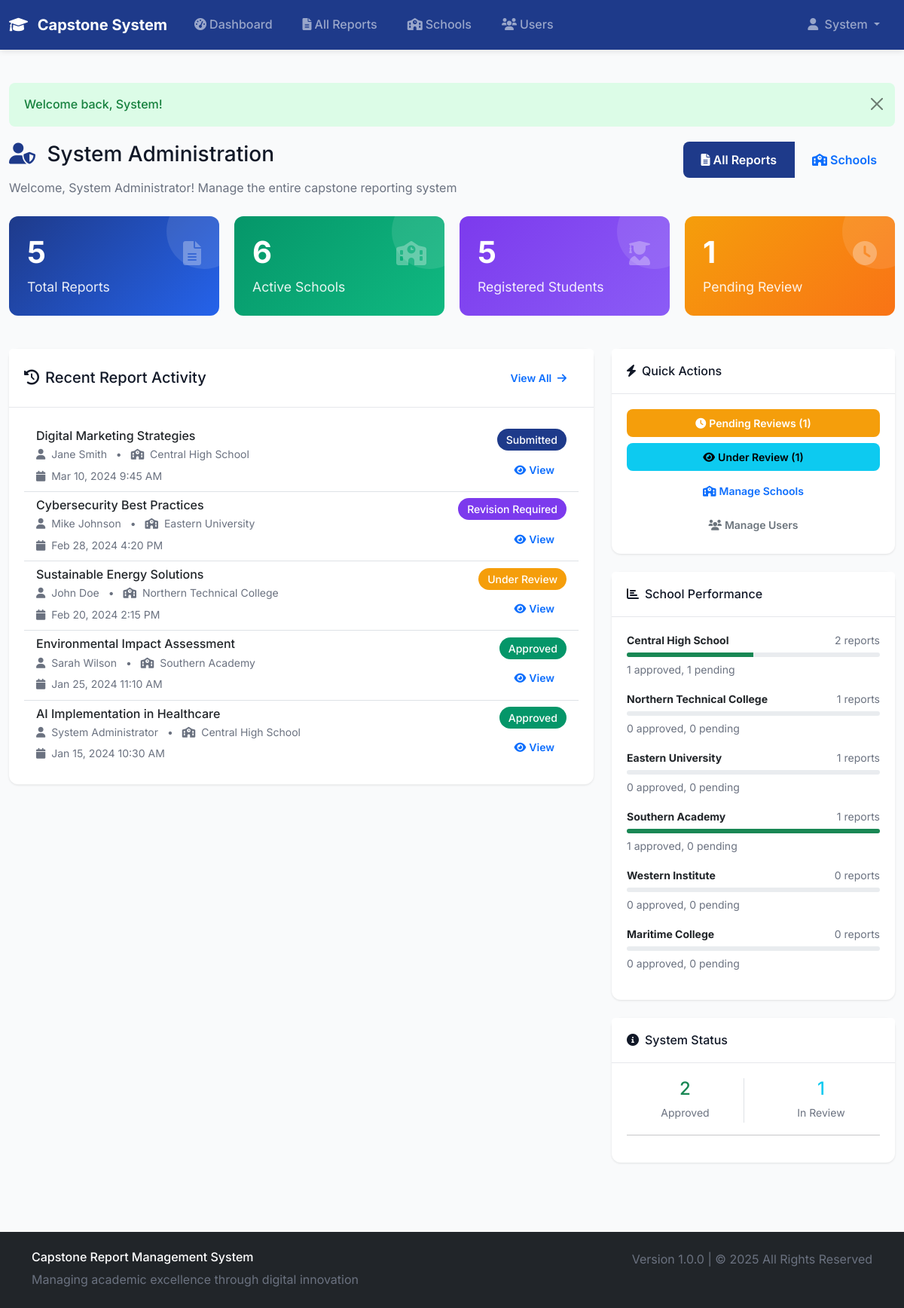
Page /admin/dashboard.php (signed in) on the committed database.
### tables this page shows
CREATE TABLE reports (
    id INT AUTO_INCREMENT PRIMARY KEY,
    title VARCHAR(255) NOT NULL,
    description TEXT,
    student_id INT NOT NULL,
    school_id INT NOT NULL,
    file_path VARCHAR(500),
    file_name VARCHAR(255),
    file_size INT,
    status ENUM('submitted', 'under_review', 'approved', 'rejected', 'revision_required') DEFAULT 'submitted',
    admin_comments TEXT,
    school_comments TEXT,
    submission_date TIMESTAMP DEFAULT CURRENT_TIMESTAMP,
    reviewed_at TIMESTAMP NULL,
    reviewed_by_admin INT,
    reviewed_by_school BOOLEAN DEFAULT FALSE,
    grade VARCHAR(10),
    FOREIGN KEY (student_id) REFERENCES users(id) ON DELETE CASCADE,
    FOREIGN KEY (school_id) REFERENCES schools(id) ON DELETE CASCADE,
    FOREIGN KEY (reviewed_by_admin) REFERENCES users(id) ON DELETE SET NULL
);

CREATE TABLE users (
    id INT AUTO_INCREMENT PRIMARY KEY,
    username VARCHAR(100) UNIQUE NOT NULL,
    email VARCHAR(255) UNIQUE NOT NULL,
    password VARCHAR(255) NOT NULL,
    first_name VARCHAR(100) NOT NULL,
    last_name VARCHAR(100) NOT NULL,
    role ENUM('student', 'admin') NOT NULL,
    student_id VARCHAR(50),
    school_id INT,
    status ENUM('active', 'inactive') DEFAULT 'active',
    created_at TIMESTAMP DEFAULT CURRENT_TIMESTAMP,
    FOREIGN KEY (school_id) REFERENCES schools(id) ON DELETE SET NULL
);

CREATE TABLE schools (
    id INT AUTO_INCREMENT PRIMARY KEY,
    name VARCHAR(255) NOT NULL,
    code VARCHAR(50) UNIQUE NOT NULL,
    email VARCHAR(255) NOT NULL,
    password VARCHAR(255) NOT NULL,
    contact_person VARCHAR(255),
    phone VARCHAR(50),
    address TEXT,
    status ENUM('active', 'inactive') DEFAULT 'active',
    created_at TIMESTAMP DEFAULT CURRENT_TIMESTAMP
);

### config/config.php (called while the page is built, shortened)
<?php
require_once __DIR__ . '/database.php';
require_once __DIR__ . '/../includes/functions.php';
$db = new Database();
?>

### config/database.php (called while the page is built, shortened)
<?php
class Database {
    private $host = DB_HOST;
    private $username = DB_USERNAME;
    private $password = DB_PASSWORD;
    private $database = DB_NAME;
    private $connection;
    private function connect() {
        try {
            $this->connection = new PDO(
                "mysql:host={$this->host};dbname={$this->database};charset=utf8mb4",
                $this->username,
                $this->password,
                [
                    PDO::ATTR_ERRMODE => PDO::ERRMODE_EXCEPTION,
                    PDO::ATTR_DEFAULT_FETCH_MODE => PDO::FETCH_ASSOC,
                    PDO::ATTR_EMULATE_PREPARES => false
                ]
            );
        } catch (PDOException $e) {
            die("Database connection failed: " . $e->getMessage());
        }
    }
    public function query($sql, $params = []) {
        try {
            $stmt = $this->connection->prepare($sql);
            $stmt->execute($params);
            return $stmt;
        } catch (PDOException $e) {
            error_log("Database query error: " . $e->getMessage());
            return false;
        }
    }
    public function fetchAll($sql, $params = []) {
        $stmt = $this->query($sql, $params);
        return $stmt ? $stmt->fetchAll() : [];
    }
    public function fetchOne($sql, $params = []) {
        $stmt = $this->query($sql, $params);
        return $stmt ? $stmt->fetch() : null;
    }
}
?>

### admin/dashboard.php (the view, shortened to what this page needs)
<?php
require_once '../config/config.php';
$stats = [
    'total_reports' => $db->fetchOne("SELECT COUNT(*) as count FROM reports")['count'],
    'total_schools' => $db->fetchOne("SELECT COUNT(*) as count FROM schools WHERE status = 'active'")['count'],
    'total_students' => $db->fetchOne("SELECT COUNT(*) as count FROM users WHERE role = 'student' AND status = 'active'")['count'],
    'pending_review' => $db->fetchOne("SELECT COUNT(*) as count FROM reports WHERE status = 'submitted'")['count'],
    'under_review' => $db->fetchOne("SELECT COUNT(*) as count FROM reports WHERE status = 'under_review'")['count'],
    'approved' => $db->fetchOne("SELECT COUNT(*) as count FROM reports WHERE status = 'approved'")['count']
];
$recentReports = $db->fetchAll(
    "SELECT r.*, u.first_name, u.last_name, s.name as school_name
     FROM reports r
     JOIN users u ON r.student_id = u.id
     JOIN schools s ON r.school_id = s.id
     ORDER BY r.submission_date DESC
     LIMIT 8",
    []
);
$schoolStats = $db->fetchAll(
    "SELECT s.name, s.id, COUNT(r.id) as report_count,
            SUM(CASE WHEN r.status = 'approved' THEN 1 ELSE 0 END) as approved_count,
            SUM(CASE WHEN r.status = 'submitted' THEN 1 ELSE 0 END) as pending_count
     FROM schools s
     LEFT JOIN reports r ON s.id = r.school_id
     WHERE s.status = 'active'
     GROUP BY s.id, s.name
     ORDER BY report_count DESC
     LIMIT 6",
    []
);
require_once '../includes/header.php';
?>
<div class="row mb-4">
    <div class="col">
        <h1 class="h3 mb-3">
            <i class="fas fa-user-shield text-primary me-2"></i>
            System Administration
        </h1>
        <p class="text-muted mb-0">
            Welcome, <?php echo htmlspecialchars($_SESSION['first_name'] . ' ' . $_SESSION['last_name']); ?>!
            Manage the entire capstone reporting system
        </p>
    </div>
    <div class="col-auto">
        <div class="btn-group">
            <a href="all_reports.php" class="btn btn-primary">
                <i class="fas fa-file-alt me-1"></i>All Reports
            </a>
            <a href="manage_schools.php" class="btn btn-outline-primary">
                <i class="fas fa-school me-1"></i>Schools
            </a>
        </div>
    </div>
</div>
<div class="stats-grid mb-4">
    <div class="dashboard-card">
        <div class="icon">
            <i class="fas fa-file-alt"></i>
        </div>
        <h3><?php echo $stats['total_reports']; ?></h3>
        <p>Total Reports</p>
    </div>
    <div class="dashboard-card" style="background: linear-gradient(135deg, var(--secondary-color) 0%, #10B981 100%);">
        <div class="icon">
            <i class="fas fa-school"></i>
        </div>
        <h3><?php echo $stats['total_schools']; ?></h3>
        <p>Active Schools</p>
    </div>
    <div class="dashboard-card" style="background: linear-gradient(135deg, var(--accent-color) 0%, #8B5CF6 100%);">
        <div class="icon">
            <i class="fas fa-user-graduate"></i>
        </div>
        <h3><?php echo $stats['total_students']; ?></h3>
        <p>Registered Students</p>
    </div>
    <div class="dashboard-card" style="background: linear-gradient(135deg, var(--warning-color) 0%, #F97316 100%);">
        <div class="icon">
            <i class="fas fa-clock"></i>
        </div>
        <h3><?php echo $stats['pending_review']; ?></h3>
        <p>Pending Review</p>
    </div>
</div>
<div class="row">
    <div class="col-lg-8">
        <div class="card">
            <div class="card-header d-flex justify-content-between align-items-center">
                <h5 class="mb-0">
                    <i class="fas fa-history me-2"></i>Recent Report Activity
                </h5>
                <a href="all_reports.php" class="btn btn-sm btn-outline-primary">
                    View All <i class="fas fa-arrow-right ms-1"></i>
                </a>
            </div>
            <div class="card-body">
                <?php if (empty($recentReports)): ?>
                    <div class="text-center py-4">
                        <i class="fas fa-file-alt fa-3x text-muted mb-3"></i>
                        <h6 class="text-muted">No reports submitted yet</h6>
                        <p class="text-muted mb-0">System activity will appear here</p>
                    </div>
                <?php else: ?>
                    <div class="list-group list-group-flush">
                        <?php foreach ($recentReports as $report): ?>
                            <div class="list-group-item d-flex justify-content-between align-items-center">
                                <div>
                                    <h6 class="mb-1"><?php echo htmlspecialchars($report['title']); ?></h6>
                                    <p class="mb-1 text-muted small">
                                        <i class="fas fa-user me-1"></i>
                                        <?php echo htmlspecialchars($report['first_name'] . ' ' . $report['last_name']); ?>
                                        <span class="mx-2">•</span>
                                        <i class="fas fa-school me-1"></i>
                                        <?php echo htmlspecialchars($report['school_name']); ?>
                                    </p>
                                    <small class="text-muted">
                                        <i class="fas fa-calendar me-1"></i>
                                        <?php echo formatDate($report['submission_date']); ?>
                                    </small>
                                </div>
                                <div class="text-end">
                                    <span class="status-badge status-<?php echo $report['status']; ?>">
                                        <?php echo ucfirst(str_replace('_', ' ', $report['status'])); ?>
                                    </span>
                                    <div class="mt-2">
                                        <a href="all_reports.php?id=<?php echo $report['id']; ?>" class="btn btn-sm btn-outline-primary">
                                            <i class="fas fa-eye me-1"></i>View
                                        </a>
                                    </div>
                                </div>
                            </div>
                        <?php endforeach; ?>
                    </div>
                <?php endif; ?>
            </div>
        </div>
    </div>
    <div class="col-lg-4">
        <div class="card mb-4">
            <div class="card-header">
                <h6 class="mb-0">
                    <i class="fas fa-bolt me-2"></i>Quick Actions
                </h6>
            </div>
            <div class="card-body">
                <div class="d-grid gap-2">
                    <a href="all_reports.php?status=submitted" class="btn btn-warning btn-sm">
                        <i class="fas fa-clock me-1"></i>Pending Reviews (<?php echo $stats['pending_review']; ?>)
                    </a>
                    <a href="all_reports.php?status=under_review" class="btn btn-info btn-sm">
                        <i class="fas fa-eye me-1"></i>Under Review (<?php echo $stats['under_review']; ?>)
                    </a>
                    <a href="manage_schools.php" class="btn btn-outline-primary btn-sm">
                        <i class="fas fa-school me-1"></i>Manage Schools
                    </a>
                    <a href="manage_users.php" class="btn btn-outline-secondary btn-sm">
                        <i class="fas fa-users me-1"></i>Manage Users
                    </a>
                </div>
            </div>
        </div>
        <div class="card mb-4">
            <div class="card-header">
                <h6 class="mb-0">
                    <i class="fas fa-chart-bar me-2"></i>School Performance
                </h6>
            </div>
            <div class="card-body">
                <?php if (empty($schoolStats)): ?>
                    <p class="text-muted mb-0">No school data available</p>
                <?php else: ?>
                    <?php foreach ($schoolStats as $school): ?>
                        <div class="mb-3">
                            <div class="d-flex justify-content-between align-items-center mb-1">
                                <small class="fw-bold"><?php echo htmlspecialchars($school['name']); ?></small>
                                <small class="text-muted"><?php echo $school['report_count']; ?> reports</small>
                            </div>
                            <div class="progress mb-1" style="height: 6px;">
                                <div class="progress-bar bg-success"
                                     style="width: <?php echo $school['report_count'] > 0 ? ($school['approved_count'] / $school['report_count']) * 100 : 0; ?>%"></div>
                            </div>
                            <small class="text-muted">
                                <?php echo $school['approved_count']; ?> approved, <?php echo $school['pending_count']; ?> pending
                            </small>
                        </div>
                    <?php endforeach; ?>
                <?php endif; ?>
            </div>
        </div>
        <div class="card">
            <div class="card-header">
                <h6 class="mb-0">
                    <i class="fas fa-info-circle me-2"></i>System Status
                </h6>
            </div>
            <div class="card-body">
                <div class="row text-center">
                    <div class="col-6">
                        <div class="border-end">
                            <h4 class="text-success mb-1"><?php echo $stats['approved']; ?></h4>
                            <small class="text-muted">Approved</small>
                        </div>
                    </div>
                    <div class="col-6">
                        <h4 class="text-info mb-1"><?php echo $stats['under_review']; ?></h4>
                        <small class="text-muted">In Review</small>
                    </div>
                </div>
                <hr class="my-3">
            </div>
        </div>
    </div>
</div>
<?php require_once '../includes/footer.php'; ?>

### rows in the picture
reports: title "Digital Marketing Strategies", student.last_name "Jane Smith", school.name "Central High School", submission_date "Mar 10, 2024 9:45 AM", status "Submitted"
reports: title "Cybersecurity Best Practices", student.last_name "Mike Johnson", school.name "Eastern University", submission_date "Feb 28, 2024 4:20 PM", status "Revision Required"
reports: title "Sustainable Energy Solutions", student.last_name "John Doe", school.name "Northern Technical College", submission_date "Feb 20, 2024 2:15 PM", status "Under Review"
reports: title "Environmental Impact Assessment", student.last_name "Sarah Wilson", school.name "Southern Academy", submission_date "Jan 25, 2024 11:10 AM", status "Approved"
reports: title "AI Implementation in Healthcare", student.last_name "System Administrator", school.name "Central High School", submission_date "Jan 15, 2024 10:30 AM", status "Approved"
schools: name "Central High School", report_count "2", approved_count "1", pending_count "1"
schools: name "Northern Technical College", report_count "1", approved_count "0", pending_count "0"
schools: name "Eastern University", report_count "1", approved_count "0", pending_count "0"
schools: name "Southern Academy", report_count "1", approved_count "1", pending_count "0"
schools: name "Western Institute", report_count "0", approved_count "0", pending_count "0"
schools: name "Maritime College", report_count "0", approved_count "0", pending_count "0"

### other values in the picture
$_SESSION['first_name'] "System"
$message "Welcome back, System!"
$_SESSION['first_name'] . ' ' . $_SESSION['last_name'] "System Administrator"
$stats['total_reports'] "5"
$stats['total_schools'] "6"
$stats['total_students'] "5"
$stats['pending_review'] "1"
$stats['under_review'] "1"
$stats['approved'] "2"
APP_VERSION "1.0.0"
